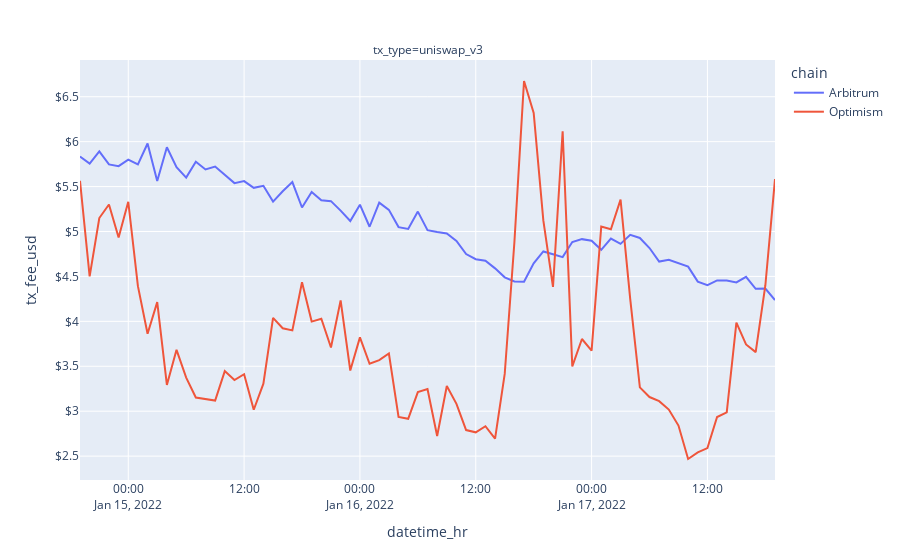

Notebook code for this chart:
### Code cell
agg_fees = chain_transaction_data #copy
agg_fees['chain_tx_type'] = agg_fees['chain'] + ': ' + agg_fees['tx_type']
agg_fees['datetime_hr'] = agg_fees['datetime'].dt.floor('h')
agg_fees = agg_fees[['chain','tx_type','datetime_hr','tx_fee_eth']]
agg_fees = agg_fees.groupby( ['chain','tx_type','datetime_hr'] ).mean().reset_index()
agg_fees['tx_fee_usd'] = agg_fees['tx_fee_eth']*eth_price
# agg_fees = agg_fees[['chain', 'tx_type','datetime_hr','tx_fee_eth']]
# agg_fees = agg_fees.pivot(index = 'datetime_hr', columns = ["chain","tx_type"], values = 'tx_fee_eth')

agg_fees = agg_fees[agg_fees['chain'] != 'Ethereum']
swap_agg_fees = agg_fees[agg_fees['tx_type'] == 'uniswap_v3']

#at current eth price
fig = px.line(swap_agg_fees, x="datetime_hr", y="tx_fee_usd", color='chain', facet_col='tx_type')
fig.update_traces(hovertemplate=None)
fig.update_layout(yaxis_tickprefix = '$', hovermode='x')
fig.show()
fig.show("png")

#agg_fees = agg_fees[['tx_fee_eth']]
#agg_fees.plot()
